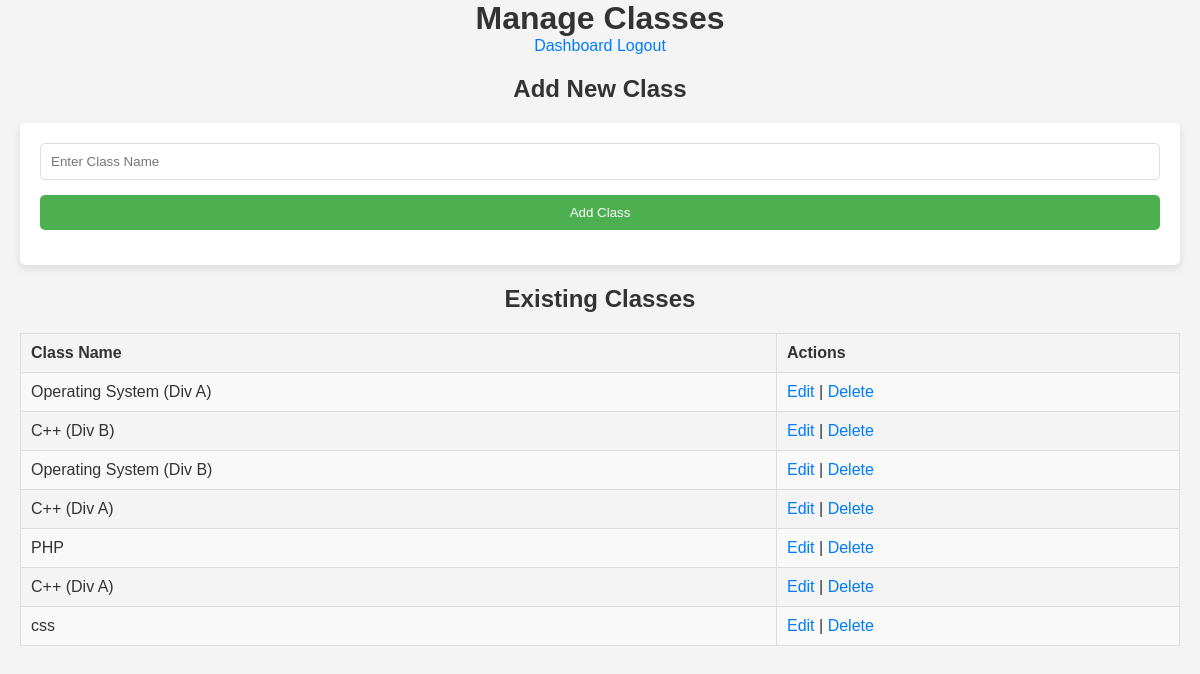
Page /pages/manage_classes.php (signed in) on the committed database.
### tables this page shows
CREATE TABLE `classes` (
  `id` int(11) NOT NULL,
  `teacher_id` int(11) NOT NULL,
  `class_name` varchar(255) NOT NULL
);

### pages/manage_classes.php (the view, shortened to what this page needs)
<?php
include '../includes/db.php';
$teacher_id = $_SESSION['user_id'];
$sql = "SELECT * FROM classes WHERE teacher_id = ?";
$stmt = $conn->prepare($sql);
$stmt->bind_param("i", $teacher_id);
$stmt->execute();
$result = $stmt->get_result();
$classes = $result->fetch_all(MYSQLI_ASSOC);
?>
<!DOCTYPE html>
<html lang="en">
<head>
    <link rel="stylesheet" href="/assets/css/style2.css">
</head>
<body>
    <header>
        <h1>Manage Classes</h1>
        <nav>
            <a href="../dashboard.php">Dashboard</a>
            <a href="../logout.php">Logout</a>
        </nav>
    </header>
    <div class="container">
        <h2>Add New Class</h2>
        <form method="POST">
            <input type="text" name="class_name" placeholder="Enter Class Name" required>
            <button type="submit" name="add_class">Add Class</button>
        </form>
        <h2>Existing Classes</h2>
        <table border="1">
            <tr>
                <th>Class Name</th>
                <th>Actions</th>
            </tr>
            <?php foreach ($classes as $class): ?>
                <tr>
                    <td><?php echo htmlspecialchars($class['class_name']); ?></td>
                    <td>
                        <a href="edit_class.php?id=<?php echo $class['id']; ?>">Edit</a> |
                        <a href="manage_classes.php?delete=<?php echo $class['id']; ?>" onclick="return confirm('Are you sure?');">Delete</a>
                    </td>
                </tr>
            <?php endforeach; ?>
        </table>
    </div>
</body>
</html>

### assets/css/style2.css (style rules this page uses)
* { margin: 0; padding: 0; box-sizing: border-box; font-family: Arial, sans-serif; }
body { background-color: #f4f4f4; color: #333; text-align: center; }
.container { width: 100%; max-width: 1200px; margin: 0 auto; padding: 20px; }
form { background-color: white; padding: 20px; margin: 20px 0; border-radius: 5px; box-shadow: 0 4px 8px rgba(0, 0, 0, 0.1); }
form input, form select, form button { width: 100%; padding: 10px; margin-bottom: 15px; border-radius: 5px; border: 1px solid #ddd; }
form button { background-color: #4CAF50; color: white; border: none; cursor: pointer; }
table { width: 100%; border-collapse: collapse; margin: 20px 0; }
table th, table td { padding: 10px; text-align: left; border: 1px solid #ddd; }
table th { background-color: #f4f4f4; }
table tr:nth-child(even) { background-color: #f9f9f9; }
a { color: #007bff; text-decoration: none; }

### rows in the picture
classes: class_name "Operating System (Div A)"
classes: class_name "C++ (Div B)"
classes: class_name "Operating System (Div B)"
classes: class_name "C++ (Div A)"
classes: class_name "PHP"
classes: class_name "C++ (Div A)"
classes: class_name "css"
